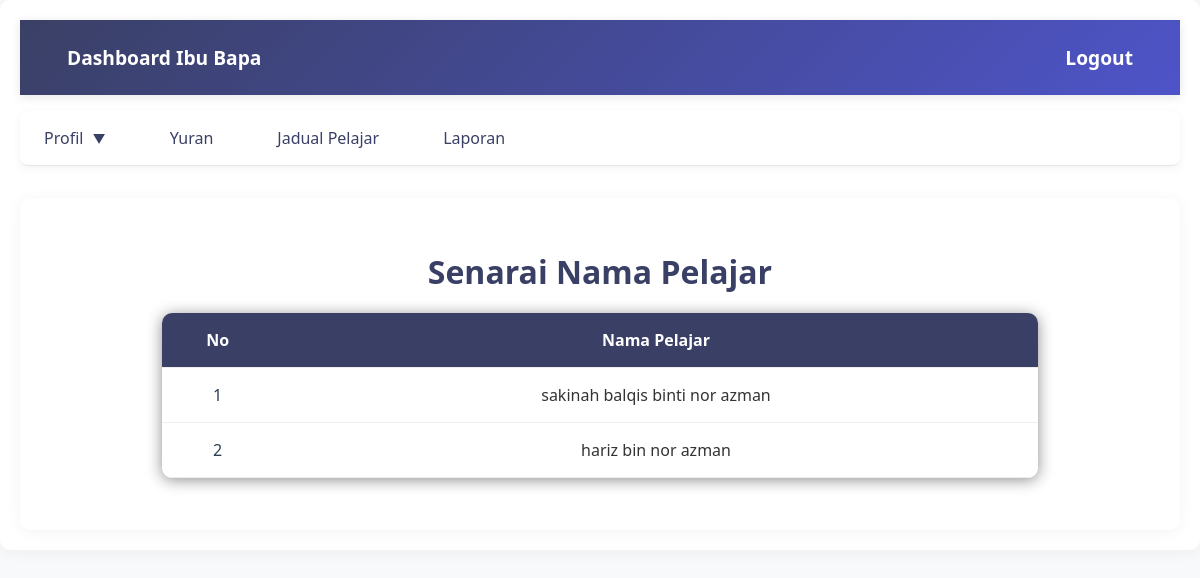
Page /pelajar.php (signed in) on the committed database.
### tables this page shows
CREATE TABLE `pelajar` (
  `ic_pelajar` varchar(20) NOT NULL,
  `nama_pelajar` varchar(100) NOT NULL,
  `jantina` varchar(10) NOT NULL,
  `alamat_semasa` varchar(255) DEFAULT NULL,
  `umur` int(11) DEFAULT NULL,
  `Alahan` varchar(100) DEFAULT NULL,
  `gambar_pelajar` varchar(255) DEFAULT NULL,
  `ibubapa_id` int(11) NOT NULL,
  `tahun_pengajian` int(4) DEFAULT NULL,
  `id_pentadbir` int(11) DEFAULT NULL,
  `id_pendidik` int(11) DEFAULT NULL,
  `sijilLahir_pelajar` varchar(255) DEFAULT NULL,
  `pengesahan` tinyint(1) DEFAULT NULL
);

### pelajar.php (the view, shortened to what this page needs)
<?php
require_once 'config.php';
$username = $_SESSION['username'];
$query = "
    SELECT
        pelajar.ic_pelajar,
        pelajar.nama_pelajar
    FROM pelajar
    INNER JOIN ibubapa ON pelajar.ibubapa_id = ibubapa.id_ibubapa
    WHERE ibubapa.email_bapa = ?
      AND pelajar.pengesahan = 1
";
$stmt = $conn->prepare($query);
$stmt->bind_param("s", $username);
$stmt->execute();
$result = $stmt->get_result();
?>
<!DOCTYPE html>
<html lang="en">
<head>
    <link rel="stylesheet" href="css/dashboard.css">
</head>
<body class="dashboard-container">
    <div class="container">
        <header>
            <a href="ibubapa_dashboard.php"><span>Dashboard Ibu Bapa</span></a>
            <a href="logout.php">Logout</a>
        </header>
        <nav>
            <ul>
            <li class="dropdown-parent">
                    <a href="#">Profil <span class="dropdown-icon">&#x25BC;</span></a>
                </li>
                <li><a href="yuran.php">Yuran</a></li>
                <li><a href="display_jadual.php">Jadual Pelajar</a></li>
                <li><a href="ibubapaLaporan.php">Laporan</a></li>
            </ul>
        </nav>
        <main>
    <h2 style="text-align: center; margin: 20px 0;">Senarai Nama Pelajar</h2>
    <table>
        <thead>
            <tr>
                <th>No</th>
                <th>Nama Pelajar</th>
            </tr>
        </thead>
        <tbody>
            <?php
            $no = 1;
            while ($data = $result->fetch_assoc()) {
            ?>
                <tr>
                <td style="text-align: center;"><?php echo $no++; ?></td>
                <td style="text-align: center;">
                        <a href="profilPelajar.php?ic=<?php echo $data['ic_pelajar']; ?>">
                            <?php echo htmlspecialchars($data['nama_pelajar']); ?>
                        </a>
                    </td>
                </tr>
            <?php } ?>
        </tbody>
    </table>
</main>
    </div>
</body>
</html>

### css/dashboard.css (style rules this page uses)
.dashboard-container { font-family: 'Segoe UI', system-ui, -apple-system, sans-serif; margin: 0; padding: 0; background: #f8f9fa; color: #2c3e50; width: 100%; box-sizing: border-box; min-height: 100vh; }
.dashboard-container .container { max-width: 1200px; width: 100%; margin: 0 auto; padding: 20px; background: #fff; box-shadow: 0 2px 15px rgba(0, 0, 0, 0.05); border-radius: 10px; box-sizing: border-box; }
.dashboard-container header { display: flex; justify-content: space-between; align-items: center; background: linear-gradient(135deg, #3a4065 0%, #4e54c8 100%); padding: 1rem 2rem; color: white; font-size: 1.2em; font-weight: bold; width: 100%; box-sizing: border-box; box-shadow: 0 2px 10px rgba(0, 0, 0, 0.1); }
.dashboard-container header a { color: white; text-decoration: none; font-size: 1em; padding: 8px 15px; border-radius: 5px; transition: all 0.3s ease; }
.dashboard-container nav { background: #ffffff; border-bottom: 1px solid rgba(0, 0, 0, 0.1); width: 100%; box-sizing: border-box; margin-bottom: 2rem; box-shadow: 0 2px 10px rgba(0, 0, 0, 0.05); }
.dashboard-container nav ul { list-style: none; padding: 0; margin: 0; display: flex; align-items: center; gap: 1rem; }
.dashboard-container nav ul li { position: relative; }
.dashboard-container nav ul li a { color: #3a4065; text-decoration: none; padding: 1rem 1.5rem; display: block; font-weight: 500; transition: all 0.3s ease; }
.dropdown-parent > a { display: flex; align-items: center; gap: 5px; }
.dropdown-icon { font-size: 0.8em; transition: transform 0.3s ease; }
.dashboard-container main { padding: 2rem; background: #fff; width: 100%; box-sizing: border-box; border-radius: 10px; box-shadow: 0 2px 15px rgba(0, 0, 0, 0.05); }
.dashboard-container main h2 { margin-top: 0; color: #3a4065; font-size: 2rem; font-weight: 700; text-align: left; margin-bottom: 1.5rem; }
.dashboard-container table { width: 80%; border-collapse: collapse; margin: 1.5rem auto; background: white; border-radius: 10px; overflow: hidden; box-shadow: 0 2px 15px rgba(0, 0, 0, 0.449); }
.dashboard-container th, .dashboard-container td { padding: 1rem; border-bottom: 1px solid #eee; }
.dashboard-container th { background: #3a4065; font-weight: 600; color: #ffffff; text-align: center; }
.dashboard-container td { text-align: left; }
nav ul { list-style-type: none; margin: 0; padding: 0; display: flex; gap: 10px; background-color: #3a4065; padding: 10px; }
nav ul li { display: inline; }
nav ul li a { text-decoration: none; color: white; font-weight: bold; padding: 8px 15px; border-radius: 5px; }
.dropdown-parent { position: relative; }
.dropdown-icon { margin-left: 5px; font-size: 0.8em; }

### pelajar.php (style rules this page uses)
body { margin: 0; font-family: 'Segoe UI', system-ui, -apple-system, sans-serif; background: #f8f9fa; color: #333; }
.container { max-width: 1200px; margin: 0 auto; padding: 0 20px; }
header { background: linear-gradient(135deg, #3a4065 0%, #4e54c8 100%); padding: 1rem; display: flex; justify-content: space-between; align-items: center; box-shadow: 0 2px 10px rgba(0, 0, 0, 0.1); }
header a { color: white; text-decoration: none; font-weight: 600; transition: all 0.3s ease; }
nav { background: #ffffff; border-radius: 8px; margin: 1rem 0; box-shadow: 0 2px 10px rgba(0, 0, 0, 0.05); }
nav ul { background: transparent !important; padding: 0 !important; margin: 0; display: flex; gap: 0.5rem; }
nav ul li a { color: #3a4065 !important; padding: 1rem 1.5rem; transition: all 0.3s ease; border-radius: 6px; }
nav ul li { position: relative; }
.dropdown-parent > a { display: flex; align-items: center; gap: 5px; }
main { background: white; padding: 2rem; border-radius: 8px; box-shadow: 0 2px 10px rgba(0, 0, 0, 0.05); margin-top: 2rem; }
table a { color: #333; text-decoration: none; }
table { width: 80% !important; margin: 20px auto !important; border-collapse: collapse !important; }
table th:first-child, table td:first-child { width: 80px !important; text-align: center !important; }
table th:nth-child(2), table td:nth-child(2) { width: calc(100% - 80px) !important; text-align: center !important; }

### rows in the picture
pelajar: nama_pelajar "sakinah balqis binti nor azman"
pelajar: nama_pelajar "hariz bin nor azman"
